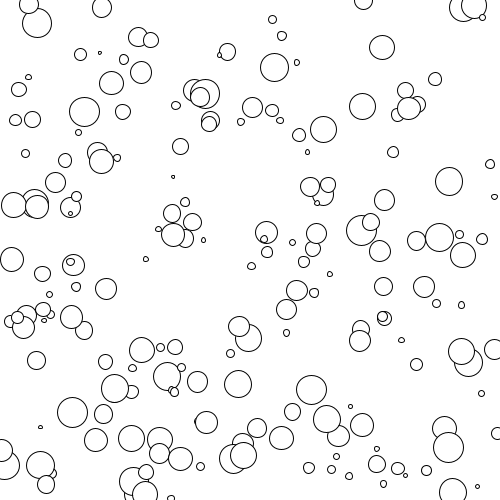
Frame 1 (no input)
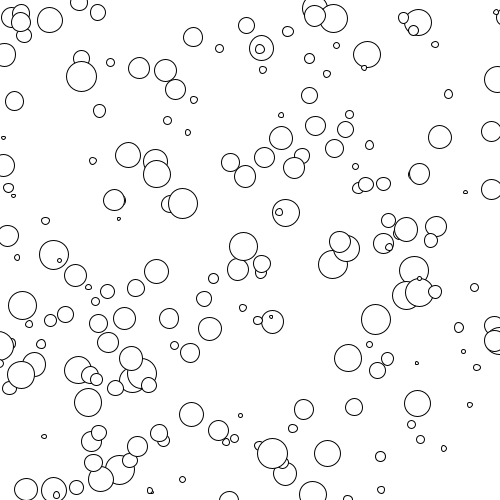
Frame 60 (the mouse pressed at the canvas centre just before this capture)
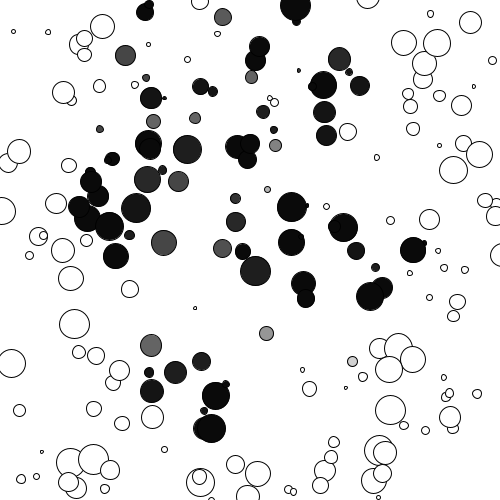
Frame 120 (the mouse held since frame 60 and released just before this capture)

The Processing sketch that drew these frames (run headless with seeded random() and noise(); from frame 60 on, the mouse is pressed at the canvas centre):

// Processing sketch: bouncingBallsBlackDeath
// ── bouncingBallsBlackDeath.pde
int numOfBalls = 200;
float[] posX = new float[numOfBalls];
float[] posY = new float[numOfBalls];
float[] directionX = new float [numOfBalls];
float[] directionY = new float [numOfBalls];
float[] radius = new float [numOfBalls];
float[] diamArray = new float[numOfBalls];
float[] ballState = new float[numOfBalls];
float cureRate = 10;
boolean[] ballAlive = new boolean[numOfBalls];

void setup()
{
  size(500, 500);
  stroke(0);
  for (int i=0; i<numOfBalls; i++)
  {
    posX[i] = random(0, width);
    posY[i] = random(0, height);
    directionX[i] = random(-5, 5);
    directionY[i] = random(-5, 5);
    diamArray[i] = random(3, 30);
    ballState[i] = 255;
    ballAlive[i] = true;
  }
}
void draw()
{
  background(255);
  drawBalls();
  moveBalls();
  bounceBall();
  ballBallInteraction();
  ballUserInteraction(mouseX, mouseY);
  cureBalls();
}

void drawBalls()
{
  for (int i=0; i<numOfBalls; i++)
  {
    if (ballAlive[i])
    {
      fill(ballState[i]); 
      ellipse(posX[i], posY[i], diamArray[i], diamArray[i]);
    }
  }
}

void moveBalls()
{
  for (int i=0; i<numOfBalls; i++)
  {
    posX[i] = posX[i] + directionX[i];
    posY[i] = posY[i] + directionY[i];
  }
}

void bounceBall()
{
  for (int i=0; i<numOfBalls; i++)
  {
    if (( posX[i] > width) || (posX[i] < 0))
    {
      directionX[i] = directionX[i] * -1;
    }
    if ((posY[i] > height) || (posY[i] < 0))
    {
      directionY[i] = directionY[i] * -1;
    }
  }
}

void ballUserInteraction(int x, int y)
{
  for (int i=0; i<numOfBalls; i++)
  {
    if (dist(x, y, posX[i], posY[i]) < diamArray[i]/2 && mousePressed)
    {
      ballState[i] = 0;
    }
  }
}

void ballBallInteraction()
{
  for (int i=0; i<numOfBalls; i++)
  {
    for (int j=0; j<numOfBalls; j++)
    {
      if (dist(posX[i], posY[i], posX[j], posY[j])<(diamArray[i]/2+diamArray[j]/2))
      {
        if ((ballState[i] < 255 || ballState[j] < 255) && i!=j && ballAlive[i] && ballAlive[j])
        {
          ballState[i] = 0;
          ballState[j] = 0;
        }
      }
    }
  }
}

void cureBalls()
{
  for (int i=0; i<numOfBalls; i++)
  {
    ballState[i] = ballState[i] + cureRate;
    ballState[i] = constrain(ballState[i], 0, 255);
    if (ballState[i]<255 && random(1000)<1) ballAlive[i]=false;
  }
}
